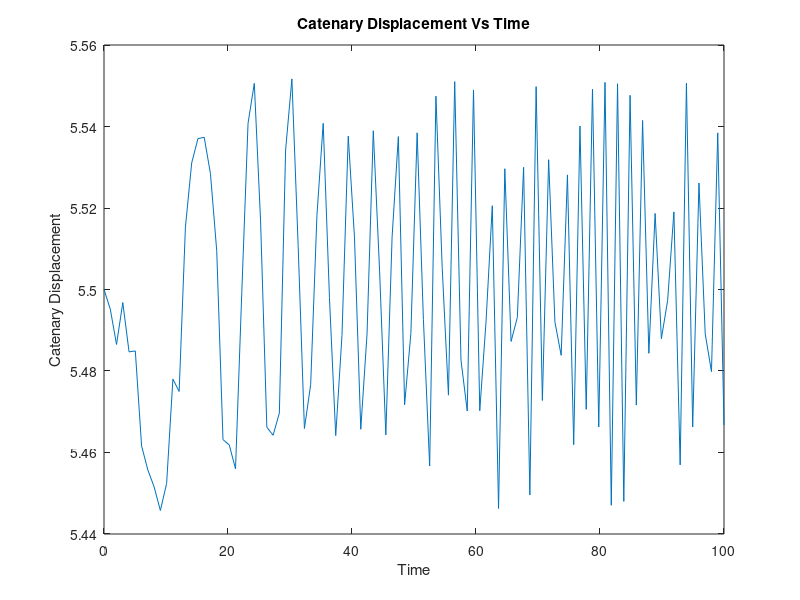

This chart was generated by the following MATLAB code:
% To calculate the catenary displacement
t_min = 0;
t_max = 100;
num_of_points = 100;
t_values = linspace(t_min,t_max,num_of_points);
g = 9.8;
Tc = 10000;
p = 0.95;
% Using the unknown parameter t, find the vector/matrix values
y_values = 5.5 - (0.045*sin(0.01904116*t_values.^2))-(0.01*sin(0.394384*t_values.^2));
% Plot the results
plot(t_values, y_values);
xlabel('Time');
ylabel('Catenary Displacement');
title('Catenary Displacement Vs Time');